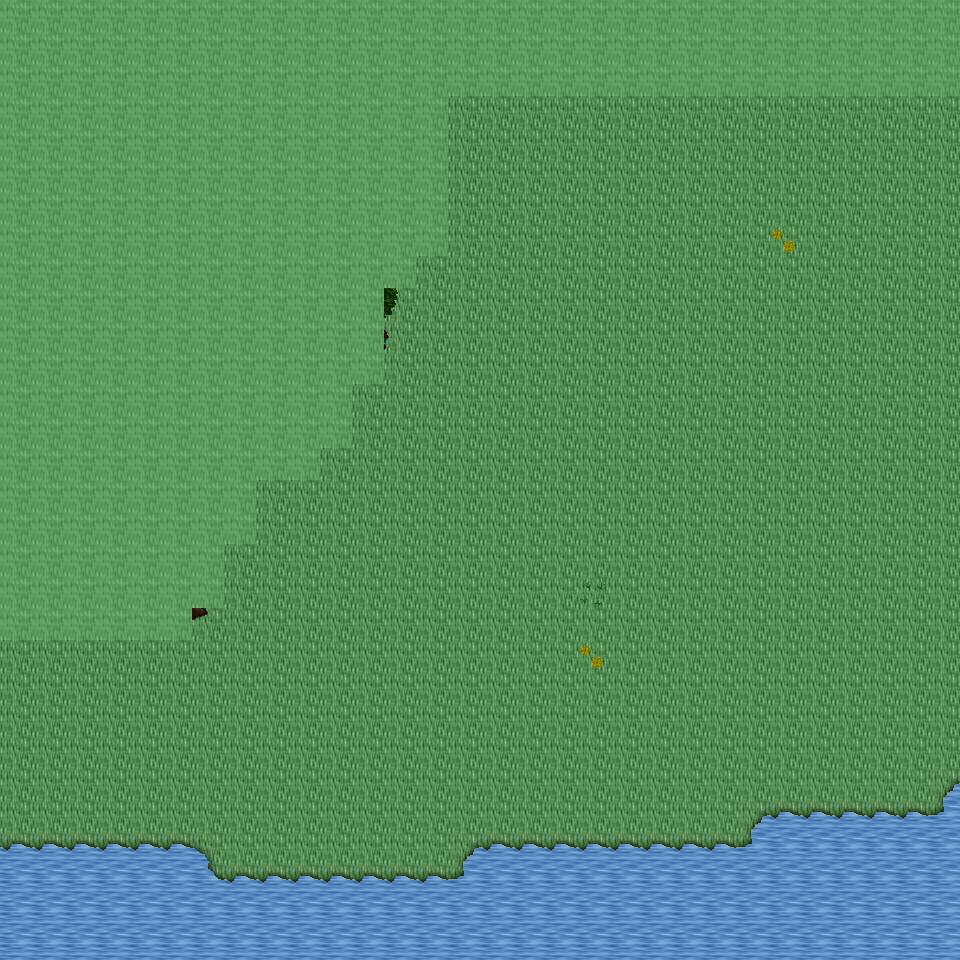

A 2D game scene composited from a Tiled map and its tileset images. What follows is a short description and the map's XML, with each tile layer's data collapsed to a summary:
An orthogonal 30x30 tile map with 32x32 px tiles, 6 tile layers (Ground, Object, Object2, Above, ...), 14 tilesets and 2 objects (2x mapExit).

<map version="1.0" orientation="orthogonal" renderorder="right-down" width="30" height="30" tilewidth="32" tileheight="32" nextobjectid="3">
  <tileset firstgid="1" name="tileset_ground_ground" tilewidth="32" tileheight="32" tilecount="33" columns="3">
    <image source="../drawable/tileset_ground_ground.png" width="96" height="352" />
  </tileset>
  <tileset firstgid="34" name="tileset_ground_water_pool" tilewidth="32" tileheight="32" tilecount="72" columns="3">
    <image source="../drawable/tileset_ground_water_pool.png" width="96" height="768" />
  </tileset>
  <tileset firstgid="106" name="tileset_plant_tree_tree_darkgreen" tilewidth="32" tileheight="32" tilecount="88" columns="8">
    <image source="../drawable/tileset_plant_tree_tree_darkgreen.png" width="256" height="352" />
  </tileset>
  <tileset firstgid="194" name="tileset_ground_grass_edges" tilewidth="32" tileheight="32" tilecount="36" columns="12">
    <image source="../drawable/tileset_ground_grass_edges.png" width="384" height="96" />
  </tileset>
  <tileset firstgid="230" name="tileset_ground_grass_corners" tilewidth="32" tileheight="32" tilecount="24" columns="6">
    <image source="../drawable/tileset_ground_grass_corners.png" width="192" height="128" />
  </tileset>
  <tileset firstgid="254" name="tileset_plant_grasses" tilewidth="32" tileheight="32" tilecount="6" columns="3">
    <image source="../drawable/tileset_plant_grasses.png" width="96" height="64" />
  </tileset>
  <tileset firstgid="260" name="tileset_plant_flower_daisy_yellow" tilewidth="32" tileheight="32" tilecount="8" columns="2">
    <image source="../drawable/tileset_plant_flower_daisy_yellow.png" width="64" height="128" />
  </tileset>
  <tileset firstgid="268" name="tileset_plant_flower_daisy_blue" tilewidth="32" tileheight="32" tilecount="8" columns="2">
    <image source="../drawable/tileset_plant_flower_daisy_blue.png" width="64" height="128" />
  </tileset>
  <tileset firstgid="276" name="tileset_logic_item_mushroom" tilewidth="32" tileheight="32" tilecount="6" columns="6">
    <image source="../drawable/tileset_logic_item_mushroom.png" width="192" height="32" />
  </tileset>
  <tileset firstgid="282" name="tileset_logic_item_resources" tilewidth="32" tileheight="32" tilecount="6" columns="6">
    <image source="../drawable/tileset_logic_item_resources.png" width="192" height="32" />
  </tileset>
  <tileset firstgid="288" name="tileset_logic_item_vegetable" tilewidth="32" tileheight="32" tilecount="16" columns="8">
    <image source="../drawable/tileset_logic_item_vegetable.png" width="256" height="64" />
  </tileset>
  <tileset firstgid="304" name="tileset_logic_creature_animal" tilewidth="32" tileheight="32" tilecount="32" columns="8">
    <image source="../drawable/tileset_logic_creature_animal.png" width="256" height="128" />
  </tileset>
  <tileset firstgid="336" name="tileset_logic_collision" tilewidth="32" tileheight="32" tilecount="1" columns="1">
    <image source="../drawable/tileset_logic_collision.png" width="32" height="32" />
  </tileset>
  <tileset firstgid="337" name="tileset_logic_item_herb" tilewidth="32" tileheight="32" tilecount="5" columns="5">
    <image source="../drawable/tileset_logic_item_herb.png" width="160" height="32" />
  </tileset>
  <layer name="Ground" width="30" height="30">
    <data>[900 cells, 900 non-empty, 2 distinct tile ids]</data>
  </layer>
  <layer name="Object" width="30" height="30">
    <data>[900 cells, 305 non-empty, 46 distinct tile ids]</data>
  </layer>
  <layer name="Object2" width="30" height="30">
    <data>[900 cells, 26 non-empty, 25 distinct tile ids]</data>
  </layer>
  <layer name="Above" width="30" height="30">
    <data>[900 cells, 56 non-empty, 20 distinct tile ids]</data>
  </layer>
  <layer name="Above2" width="30" height="30">
    <data>[900 cells, 0 non-empty, 0 distinct tile ids]</data>
  </layer>
  <layer name="Walkable" width="30" height="30">
    <data>[900 cells, 277 non-empty, 1 distinct tile ids]</data>
  </layer>
  <objectgroup name="MapEvents">
    <object id="1" name="south" type="mapExit" x="0" y="928" width="960" height="32">
      <properties>
        <property name="map" value="level_0_x170_y96" />
        <property name="x" value="0" />
        <property name="y" value="1" />
      </properties>
    </object>
    <object id="2" name="east" type="mapExit" x="928" y="96" width="32" height="864">
      <properties>
        <property name="map" value="level_0_x171_y95" />
        <property name="x" value="1" />
        <property name="y" value="3" />
      </properties>
    </object>
  </objectgroup>
</map>
